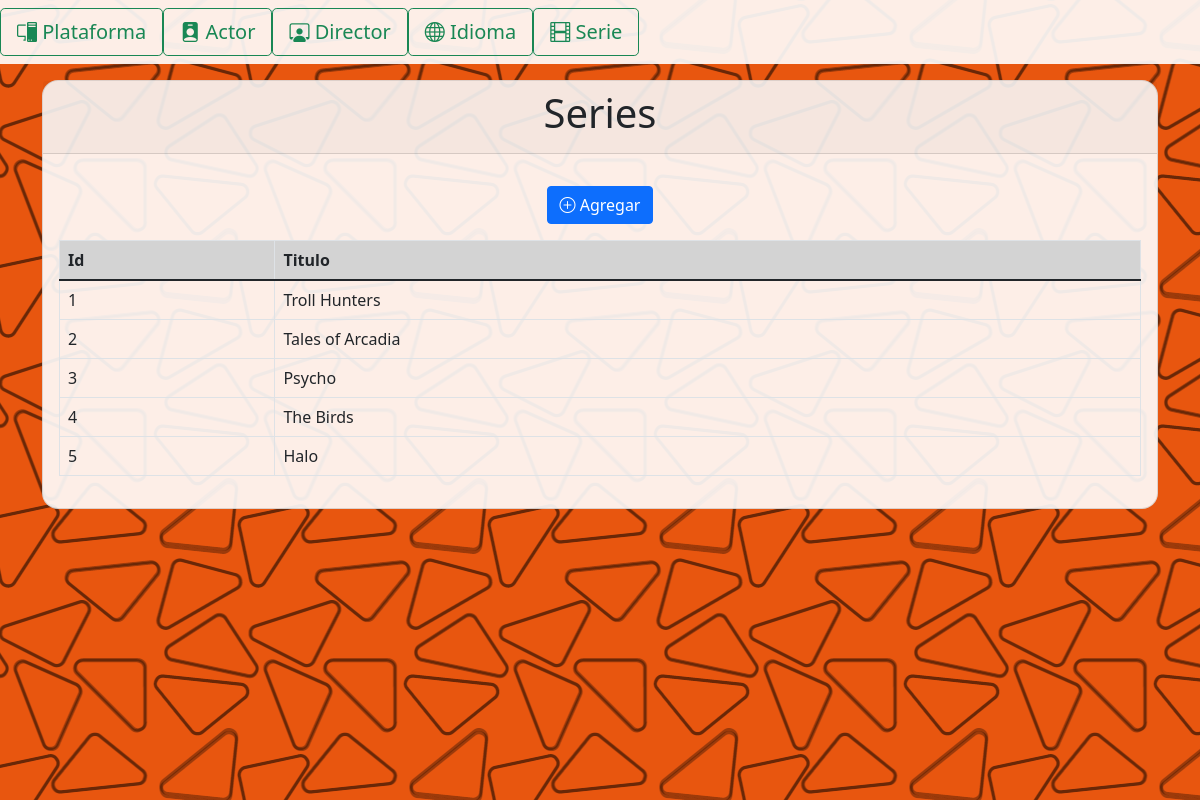
The page /Views/Serie/Serie.php on the database its author committed.
### tables this page shows
CREATE TABLE `serie` (
  `id` int(11) NOT NULL AUTO_INCREMENT,
  `titulo` varchar(128) DEFAULT NULL,
  `idPlataforma` int(11) NOT NULL,
  `idDirector` int(11) NOT NULL,
  PRIMARY KEY (`id`),
  KEY `fk_Serie_Plataforma_idx` (`idPlataforma`),
  KEY `fk_Serie_Director_idx` (`idDirector`),
  CONSTRAINT `fk_Serie_Director` FOREIGN KEY (`idDirector`) REFERENCES `director` (`id`) ON DELETE NO ACTION ON UPDATE NO ACTION,
  CONSTRAINT `fk_Serie_Plataforma` FOREIGN KEY (`idPlataforma`) REFERENCES `plataforma` (`id`) ON DELETE NO ACTION ON UPDATE NO ACTION
);

### Views/Serie/Componentes/Tabla.php (the view)
<table class="table table-bordered">
  <thead class="thead-light">
    <tr>
      <th scope="col">Id</th>
      <th scope="col">Titulo</th>
    </tr>
  </thead>
  <tbody>
    <?php
      $query = "SELECT * FROM Serie";
      $results = mysqli_query($conexion, $query);
      while($row = mysqli_fetch_array($results)){ ?>
        <tr>
          <td><?php echo $row['id']; ?></td>
          <td><?php echo $row['titulo']; ?></td>
        </tr>
      <?php } ?>
  </tbody>
</table>

### Styles/styles.css (style rules this page uses)
.thead-light { background-color: lightgray; }
table.table { max-height: 60vh; overflow-y: auto; }

### rows shown on the page
serie: id "1", titulo "Troll Hunters"
serie: id "2", titulo "Tales of Arcadia"
serie: id "3", titulo "Psycho"
serie: id "4", titulo "The Birds"
serie: id "5", titulo "Halo"
